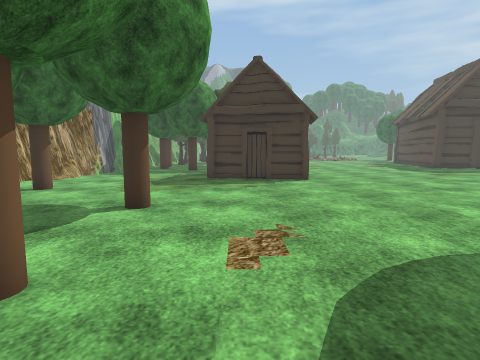
[1] (above)

24 first-person views from a walk through a Unity game level. The camera is 1.3 m above the floor, tilts 6° down and sees 80° across. The floor is counted in squares, 1 m on a side. Each view is taken from the middle of a square. On the plan, view 1 faces up. The plan holds only what a view shows up to about 13 squares ahead; the rest is blank. The place goes on beyond the plan. Some trees and plants on the terrain are drawn as simple stand-ins. The player character is not drawn. Some animated figures are not drawn. Some surface patterns are stand-ins.

[2]
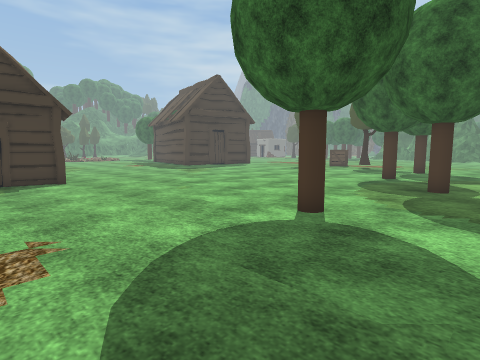

[3]
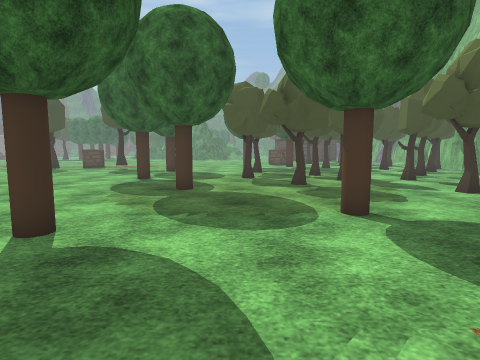

[4]
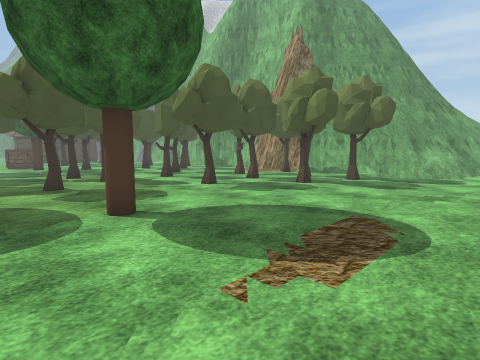

[5]
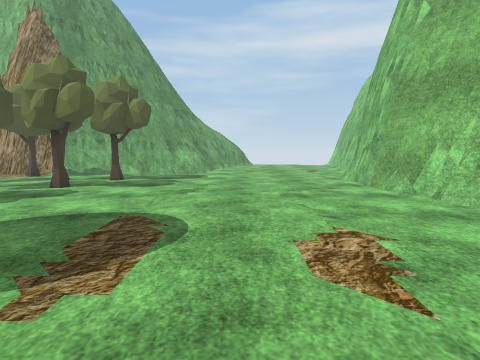

[6]
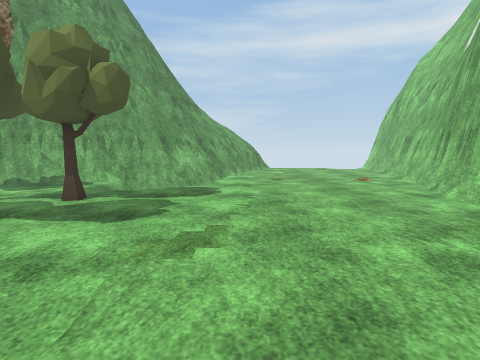

[7]
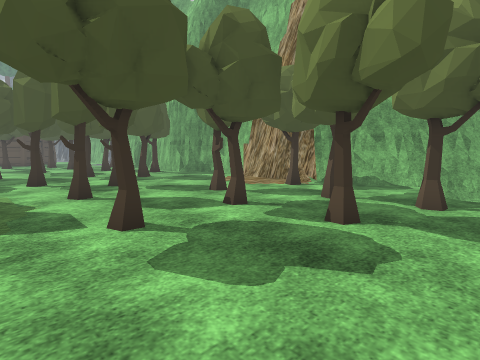

[8]
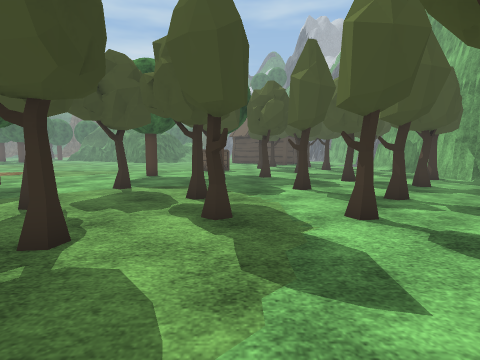

[9]
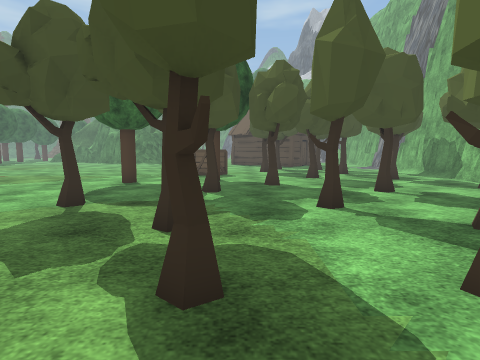

[10]
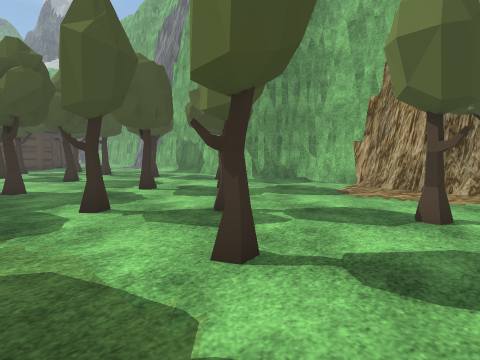

[11]
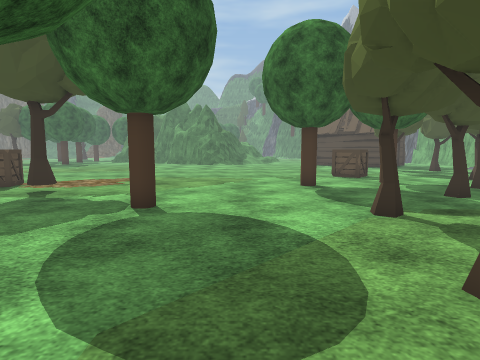

[12]
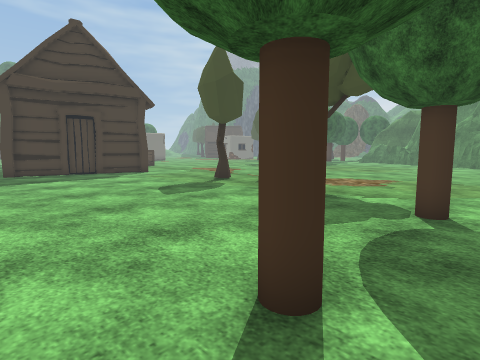

[13]
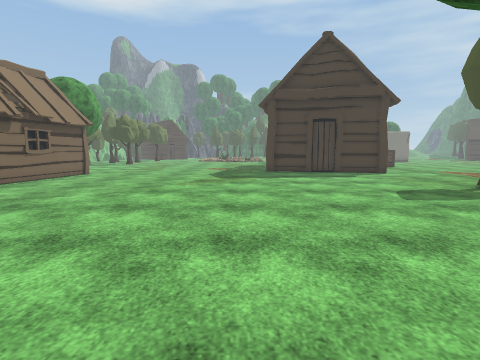

[14]
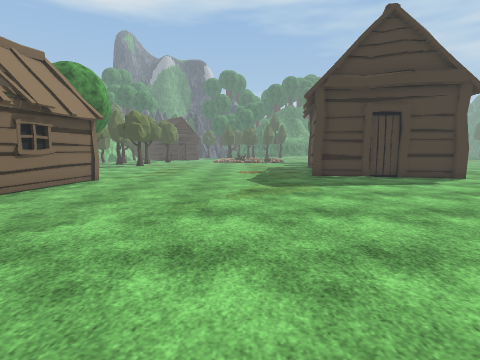

[15]
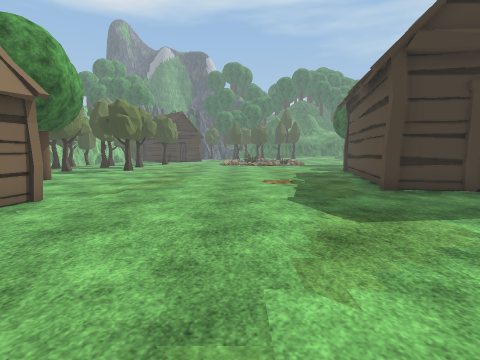

[16]
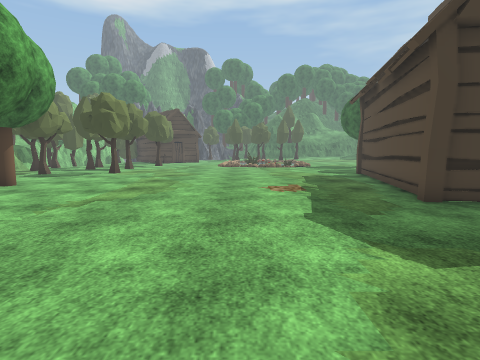

[17]
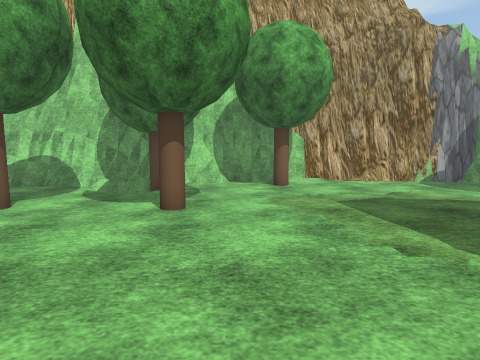

[18]
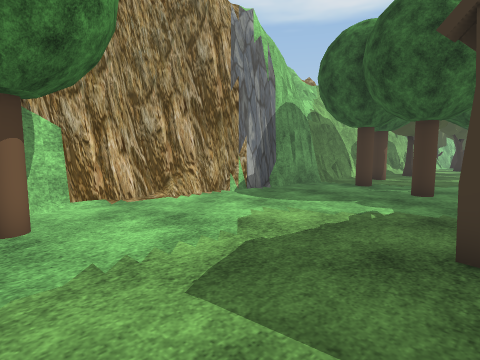

[19]
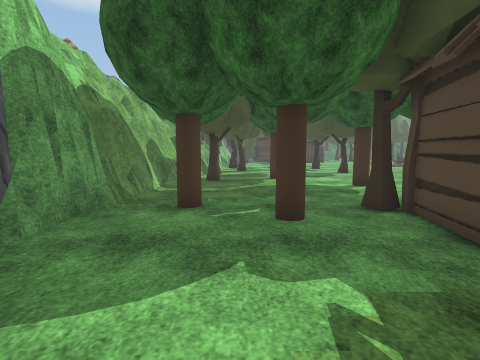

[20]
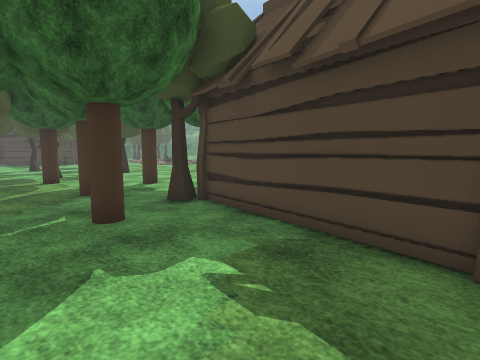

[21]
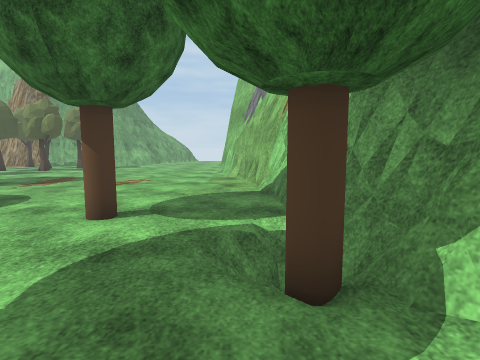

[22]
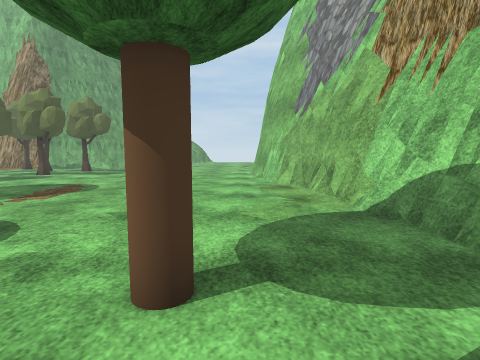

[23]
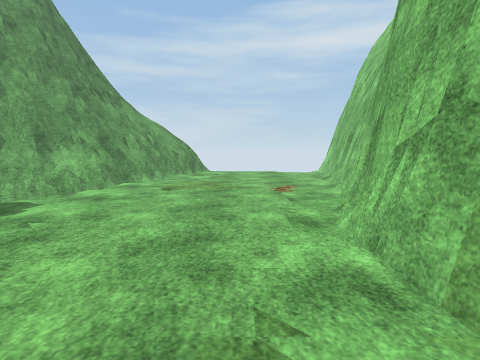

[24]
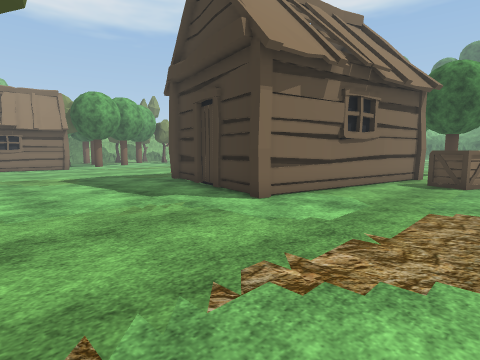

### Floor plan
Key: @ floor where view 1 was taken; # wall or solid block; . main floor; - floor 0.25 m lower than the main floor; / step, stairs or slope; = window, fence, low wall or low ledge; v drop or lower ground; H hut; T tree; C crate; O other object.
Columns run from 9 left of view 1 to 25 right of it. Each row starts with its distance up from view 1.
 26   #  ..T................H     H.CC
 25   # T...................H     H.CC
 24   #......T..............H     H...
 23   #......TT............HH     H...
 22   #TT..T...............H     H....
 21   #.......TT...........H     H....
 20   #.T.....  ...........HHHH  H....
 19  ##.T.T.THH ...............HHH.....
 18  ##...T.HH HHH.....................
 17  #......H   HH.....................
 16  #......H   H......................
 15 ##......H   H......................
 14 ##......H   H.....................
 13 #=......HHHHH.................T.. .
 12 #...........H..................
 11 #..............................
 10 ##T............................CC..
  9 ##TT...............................
  8  #............................T....
  7  ##....T...........................
  6  ##...TT...........................
  5   #T...................T...........
  4   #=-..................T...TT......
  3   #=...T......TT...................
  2   #=...T...........TT..............
  1   ##...............................
  0   ##.....@.............TT......T...
 -1    #.......................T...TT.
 -2    #............T....T.............
 -3    #............T..................
 -4    #=....................T...T..T.
 -5    ##.................TT..........
 -6     #.........................TT...
 -7     ##.............T..TT..TT.......
 -8     ##...........................T.
 -9      #...................T...T....
-10      #..........T..T.........T....
-11      #...............T............
-12      #.........T..T........T.....T
-13     ##.........TT.T...........T...
-14     ##..............T.........T...
-15     #.........  /...........######
-16    ##........   /.=##########
-17    #=.......- v=#####
-18    #........ v####
-19    #......../O##

Where each view was taken, in squares from view 1:
view 1: 0 up, 0 right, facing up
view 2: 0 up, 0 right, facing up-right
view 3: 0 up, 1 right, facing right
view 4: 0 up, 1 right, facing down-right
view 5: 0 up, 1 right, facing down
view 6: 5 down, 2 right, facing down
view 7: 5 down, 5 right, facing down-right
view 8: 5 down, 8 right, facing right
view 9: 5 down, 11 right, facing right
view 10: 5 down, 11 right, facing down-right
view 11: 2 up, 12 right, facing right
view 12: 3 up, 12 right, facing up-right
view 13: 3 up, 12 right, facing up
view 14: 6 up, 10 right, facing up
view 15: 11 up, 9 right, facing up
view 16: 13 up, 9 right, facing up
view 17: 8 up, 4 right, facing left
view 18: 9 up, 1 left, facing up-left
view 19: 13 up, 4 left, facing up
view 20: 13 up, 5 left, facing up-right
view 21: 8 up, 5 left, facing down
view 22: 5 up, 3 left, facing down
view 23: 8 down, 2 left, facing down
view 24: 13 up, 25 right, facing up-left
